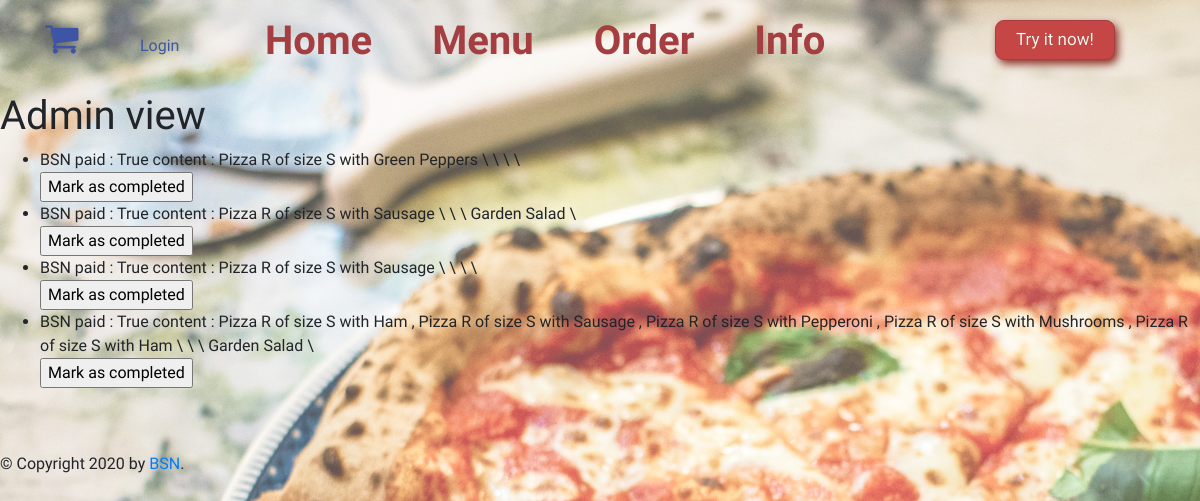
The page /monitor on the database its author committed.
### orders/models.py (models this page shows, shortened)
class Order(models.Model):
    client = models.ForeignKey(settings.AUTH_USER_MODEL,on_delete=models.CASCADE,null=True)
    pizzas = models.ManyToManyField(Pizza)
    subs = models.ManyToManyField(Sub)
    pastas = models.ManyToManyField(Pasta, through=PastaOrder)
    salads = models.ManyToManyField(Salad, through=SaladOrder)
    plates = models.ManyToManyField(Plate)
    payment_status = models.BooleanField(default=False)
    delivered_status = models.BooleanField(default=False)
    def __str__(self):
        pizz_str = ", ".join(str(p) for p in self.pizzas.all())
        subs_str = ", ".join(str(p) for p in self.subs.all())
        pasta_str = ", ".join(str(p) for p in self.pastas.all())
        salad_str = ", ".join(str(p) for p in self.salads.all())
        plates_str = ", ".join(str(p) for p in self.plates.all())
        return f"{self.client} paid : {self.payment_status} content : {pizz_str} \ {subs_str} \ {pasta_str} \ {salad_str} \ {plates_str}"

class Pizza(models.Model):
    pizza_type = models.CharField(max_length=1, choices=PIZZA_TYPES)
    pizza_size = models.CharField(max_length=1, choices=PIZZA_SIZES)
    toppings = models.ManyToManyField(Topping, blank=True)
    def __str__(self):
        top_str=""
        for e in self.toppings.all():
            top_str+=str(e)+" "
        return f"Pizza {self.pizza_type} of size {self.pizza_size} with " + top_str

class Topping(models.Model):
    type = models.CharField(max_length=64, unique=True)
    def __str__(self):
        return f"{self.type}"

class Salad(models.Model):
    type = models.CharField(max_length=64, unique=True)
    price = models.DecimalField(max_digits=6, decimal_places=2)
    def __str__(self):
        return f"{self.type}"

### orders/views.py (the view)
# urls.py: path("monitor", views.monitor, name="monitor"),
def monitor(request):
    pending = Order.objects.filter(payment_status=True,delivered_status=False)
    return render(request,'orders/admin.html',{"orders":pending})

### orders/processors.py (called while the page is built)
def get_cart_size(request):
    n_cart=0
    if request.user.is_authenticated:
        if Order.objects.filter(client=request.user,payment_status=False).count()>0:
            o = Order.objects.get(client=request.user,payment_status=False) #TODO: tester que tout se passe bien
            cart_isfull = True
            n_cart = o.get_order_size()
        else:
            cart_isfull = False
    else:
        if 'order_id' in request.session:
            cart_isfull = True
            o = Order.objects.get(pk=request.session['order_id'])
            n_cart = o.get_order_size()
        else:
            cart_isfull = False
    return {"cart_isfull":cart_isfull,"n_cart":n_cart}

### orders/templates/orders/admin.html (shortened to what this page needs)
{% extends "orders/layout.html" %}
{% block content %}
<h1>Admin view</h1>
<ul>
  {% for order in orders%}
    <li>{{ order }}</li>
    <form action="{% url 'orders:done' order.pk %}" method="post">
      <input type="submit" value="Mark as completed">
    </form>
  {% endfor %}
</ul>
</body>
{% endblock %}

### orders/static/orders/style.css (style rules this page uses)
:root { --dark-red-color: #A53E40; --beige-color : #FEFCF6; }
* { font-family: 'Raleway'; }
body { background: url('/static/img/background.png') no-repeat fixed; }

### rows shown on the page
Order: id+client+payment_status "BSN paid : True content : Pizza R of size S with Green Peppers \\ \\ \\ \\"
Order: id+client+payment_status "BSN paid : True content : Pizza R of size S with Sausage \\ \\ \\ Garden Salad \\"
Order: id+client+payment_status "BSN paid : True content : Pizza R of size S with Sausage \\ \\ \\ \\"
Order: id.pizza_size "BSN paid : True content : Pizza R of size S with Ham , Pizza R of size S with Sausage , Pizza R of size S with Pepperoni , Pizza R of size S with Mushrooms , Pizza R of size S with Ham \\ \\ \\ Garden Salad \\"
